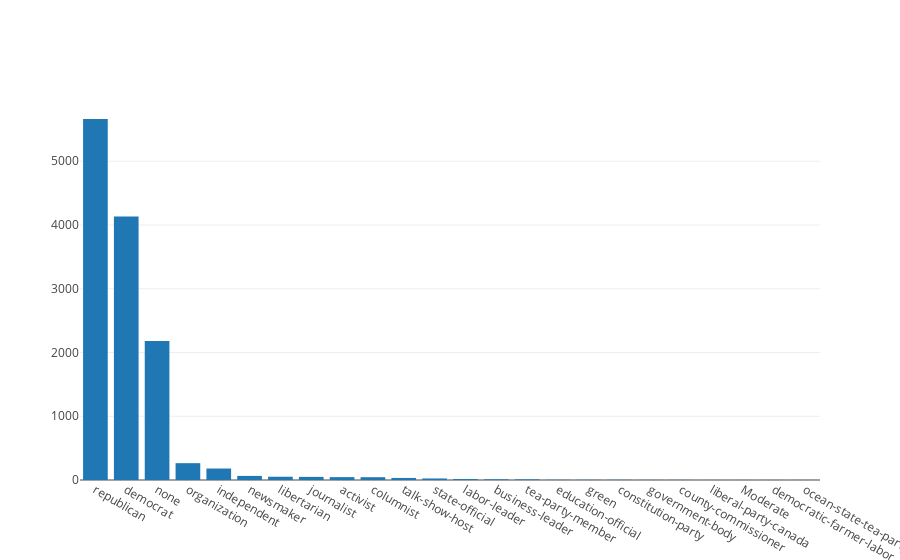

Here is the notebook cell this chart was saved with:
### Code cell
sorted_parties = Counter(pd.concat([data.df['train'].party, data.df['test'].party, data.df['validation'].party]).values).most_common(len(subjects_counter.keys()))

chart = [go.Bar(
            x = list(map(lambda x: x[0], sorted_parties)),
            y = list(map(lambda x: x[1], sorted_parties)),
        )]

iplot(chart)

### Figure 1 — Plotly figure (JSON) as saved in the notebook; plotly's stock layout.template omitted (floating-point values rounded to 4 significant figures)
{"data": [{"type": "bar", "uid": "e78e86ae-8ab4-441b-9235-4c3bfc9cfa60", "x": ["republican", "democrat", "none", "organization", "independent", "newsmaker", "libertarian", "journalist", "activist", "columnist", "talk-show-host", "state-official", "labor-leader", "business-leader", "tea-party-member", "education-official", "green", "constitution-party", "government-body", "county-commissioner", "liberal-party-canada", "Moderate", "democratic-farmer-labor", "ocean-state-tea-party-action", null], "y": [5663, 4135, 2179, 264, 180, 64, 51, 49, 45, 44, 32, 24, 15, 11, 10, 3, 3, 3, 2, 2, 1, 1, 1, 1, 1]}], "layout": {}}
